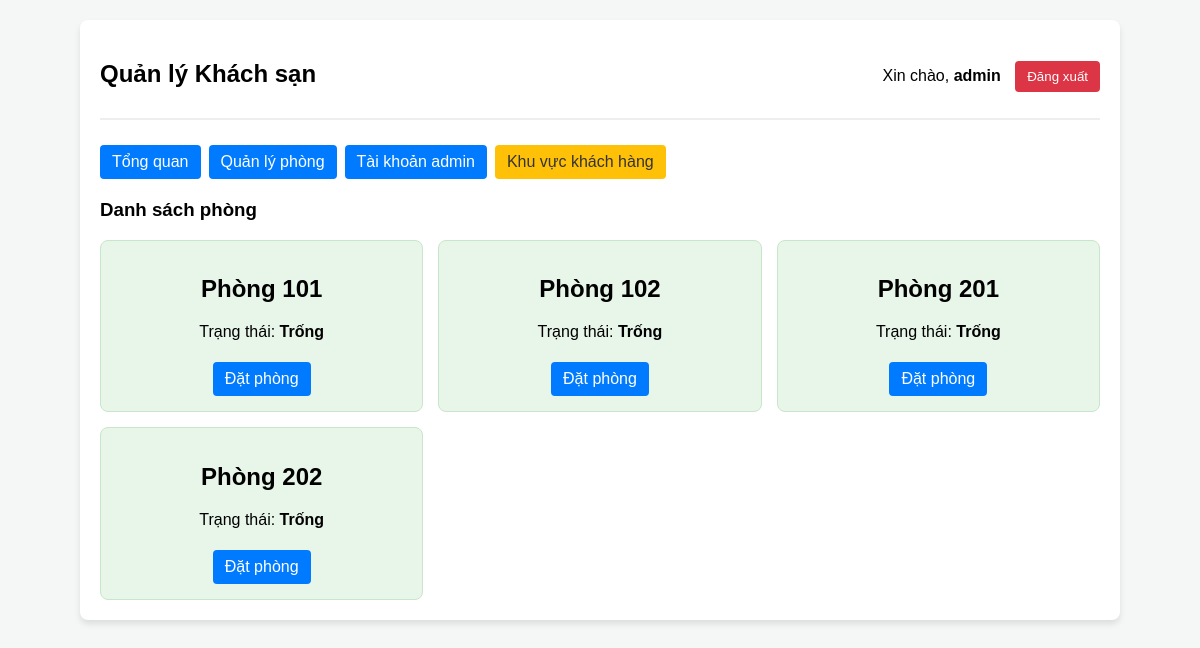
The page / (signed in) on the database its author committed.
### tables this page shows
CREATE TABLE rooms (
    id INT AUTO_INCREMENT KEY,
    room_name VARCHAR(20) NOT NULL UNIQUE,
    nightly_rate BIGINT UNSIGNED NOT NULL DEFAULT 0,
    status ENUM('Trống', 'Đang thuê') DEFAULT 'Trống'
);

### index.php (called while the page is built, shortened)
<?php
require_once __DIR__ . '/model.php';
$model = new Model();
$requestedAction = $_GET['action'] ?? 'dashboard';
$action = is_string($requestedAction) ? $requestedAction : 'dashboard';
try {
    switch ($action) {
        case 'dashboard':
        default:
            if (($_SESSION['role'] ?? '') === 'admin') {
                $rooms = $model->quanly();
            } else {
                $view = 'khachhang.php';
                $rooms = $model->danhSachPhongKhach();
            }
            break;
    }
} catch (InvalidArgumentException $exception) {
    $error = $exception->getMessage();
    if (($_SESSION['role'] ?? '') === 'admin') {
        $rooms = $model->quanly();
        $view = 'quanlyadmin.php';
    } else {
        $rooms = $model->danhSachPhongKhach();
        $view = 'khachhang.php';
    }
}
require __DIR__ . '/views/mainadmin.php';

### model.php (called while the page is built, shortened)
<?php
class Model
{
    private PDO $pdo;
    public function __construct()
    {
        $this->pdo = new PDO(
            'mysql:host=localhost;dbname=hotel_mvc;charset=utf8mb4',
            'root',
            '',
            [
                PDO::ATTR_ERRMODE => PDO::ERRMODE_EXCEPTION,
                PDO::ATTR_DEFAULT_FETCH_MODE => PDO::FETCH_ASSOC,
                PDO::ATTR_EMULATE_PREPARES => false,
            ]
        );
    }
    public function quanly(): array
    {
        $stmt = $this->pdo->query(
            "SELECT r.*, b.id AS booking_id, b.customer_name, b.check_out,
                    b.nightly_rate AS booking_nightly_rate,
                    DATEDIFF(b.check_out, b.check_in) * b.nightly_rate AS booking_total,
                    NOT EXISTS (
                        SELECT 1 FROM bookings history WHERE history.room_id = r.id
                    ) AS can_delete
             FROM rooms r
             LEFT JOIN bookings b ON r.id = b.room_id AND b.status = 'Active'
             ORDER BY r.room_name"
        );
        return $stmt->fetchAll();
    }
}

### views/quanlyadmin.php (the view, shortened to what this page needs)
<h3>Danh sách phòng</h3>
<div class="grid">
    <?php foreach ($rooms as $r): ?>
        <div class="card <?= $r['status'] === 'Trống' ? 'empty' : 'rented' ?>">
            <h2>Phòng <?= htmlspecialchars($r['room_name'], ENT_QUOTES, 'UTF-8') ?></h2>
            <p>Trạng thái: <strong><?= htmlspecialchars($r['status'], ENT_QUOTES, 'UTF-8') ?></strong></p>
            <?php if ($r['status'] === 'Trống'): ?>
                <a href="index.php?action=book&amp;id=<?= (int) $r['id'] ?>" class="btn">Đặt phòng</a>
            <?php endif; ?>
        </div>
    <?php endforeach; ?>
</div>

### views/mainadmin.php (style rules this page uses)
body { font-family: Arial, sans-serif; background-color: #f4f7f6; margin: 0; padding: 20px; }
.grid { display: grid; grid-template-columns: repeat(auto-fill, minmax(250px, 1fr)); gap: 15px; }
.card { padding: 15px; border-radius: 8px; border: 1px solid #ddd; text-align: center; }
.card.empty { background-color: #e8f5e9; border-color: #c8e6c9; }
.btn { display: inline-block; padding: 8px 12px; border-radius: 4px; text-decoration: none; color: #fff; background: #007bff; border: none; cursor: pointer; margin-top: 5px; }

### rows shown on the page
rooms: room_name "101", status "Trống"
rooms: room_name "102", status "Trống"
rooms: room_name "201", status "Trống"
rooms: room_name "202", status "Trống"

### other values the page prints
$_SESSION['user'] "admin"
